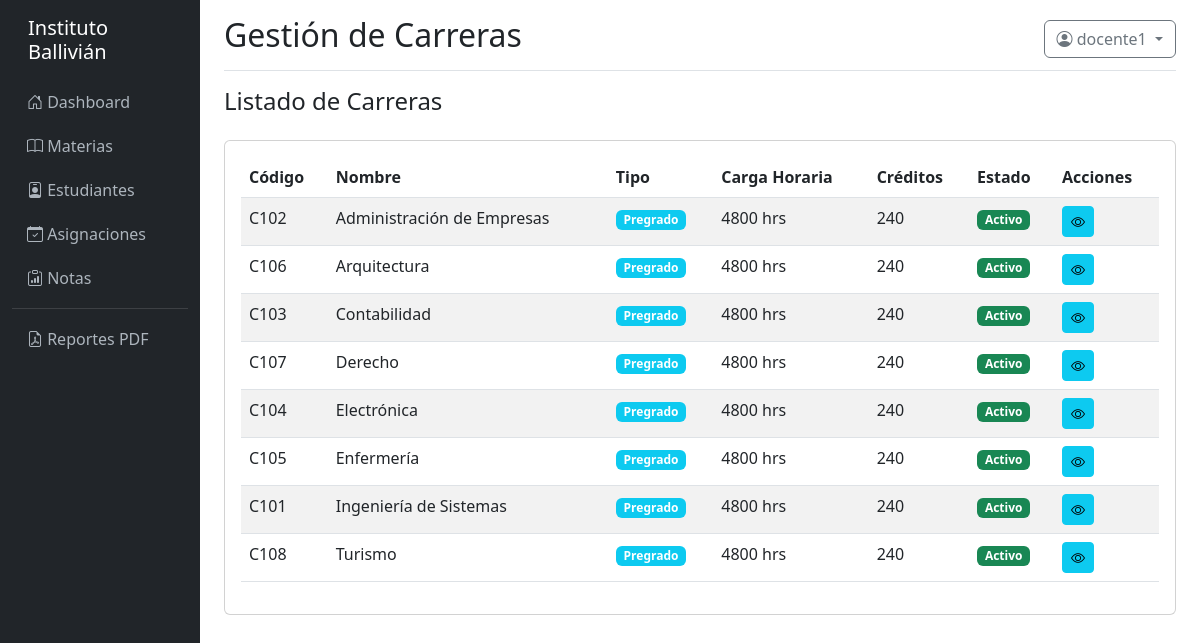
The app's page /carreras/ (signed in) with its own data.
### models/__init__.py (models this page shows, shortened)
class Usuario(UserMixin, db.Model):
    __tablename__ = 'usuario'
    id = db.Column(db.Integer, primary_key=True)
    username = db.Column(db.String(100), unique=True, nullable=False)
    email = db.Column(db.String(150))
    password_hash = db.Column(db.String(255), nullable=False)
    persona_id = db.Column(db.Integer, db.ForeignKey('persona.id'))
    estudiante_id = db.Column(db.Integer, db.ForeignKey('estudiante.id'))
    docente_id = db.Column(db.Integer, db.ForeignKey('docente.id'))
    activo = db.Column(db.Boolean, default=True)
    ultimo_login = db.Column(db.DateTime)
    created_at = db.Column(db.DateTime, default=datetime.utcnow)
    updated_at = db.Column(db.DateTime, onupdate=datetime.utcnow)
    roles = db.relationship('Rol', secondary=usuario_rol, backref='usuarios')
    def tiene_permiso(self, nombre_permiso):
        for rol in self.roles:
            for permiso in rol.permisos:
                if permiso.nombre == nombre_permiso:
                    return True
        return False

class Carrera(db.Model):
    __tablename__ = 'carrera'
    id = db.Column(db.Integer, primary_key=True)
    codigo = db.Column(db.String(30), unique=True, nullable=False)
    nombre = db.Column(db.String(255), nullable=False)
    descripcion = db.Column(db.Text)
    tipo = db.Column(db.Enum('Pregrado', 'Tecnico', 'Posgrado', 'Diplomado', 'Otro'), default='Pregrado')
    carga_horaria = db.Column(db.Integer, default=0)
    creditos = db.Column(db.Integer)
    fecha_creacion = db.Column(db.Date)
    activo = db.Column(db.Boolean, default=True)
    created_at = db.Column(db.DateTime, default=datetime.utcnow)
    updated_at = db.Column(db.DateTime, onupdate=datetime.utcnow)
    materias = db.relationship('Materia', backref='carrera', lazy=True, cascade='all, delete-orphan')
    inscripciones = db.relationship('Inscripcion', backref='carrera', lazy=True)
    asignaciones = db.relationship('Asignacion', backref='carrera', lazy=True)

### controllers/carrera_controller.py (the view)
@carrera_bp.route('/')
@login_required
def index():
    page = request.args.get('page', 1, type=int)
    carreras = Carrera.query.order_by(Carrera.nombre).paginate(page=page, per_page=10, error_out=False)
    return render_template('carrera/index.html', carreras=carreras)

### templates/carrera/index.html (shortened to what this page needs)
{% extends "base.html" %}
{% block page_title %}Gestión de Carreras{% endblock %}
{% block content %}
<div class="d-flex justify-content-between align-items-center mb-3">
    <h4>Listado de Carreras</h4>
</div>
<div class="card">
    <div class="card-body">
        <div class="table-responsive">
            <table class="table table-striped table-hover">
                <thead>
                    <tr>
                        <th>Código</th>
                        <th>Nombre</th>
                        <th>Tipo</th>
                        <th>Carga Horaria</th>
                        <th>Créditos</th>
                        <th>Estado</th>
                        <th>Acciones</th>
                    </tr>
                </thead>
                <tbody>
                    {% for carrera in carreras.items %}
                    <tr>
                        <td>{{ carrera.codigo }}</td>
                        <td>{{ carrera.nombre }}</td>
                        <td><span class="badge bg-info">{{ carrera.tipo }}</span></td>
                        <td>{{ carrera.carga_horaria }} hrs</td>
                        <td>{{ carrera.creditos }}</td>
                        <td>
                            {% if carrera.activo %}
                                <span class="badge bg-success">Activo</span>
                            {% else %}
                                <span class="badge bg-secondary">Inactivo</span>
                            {% endif %}
                        </td>
                        <td>
                            <div class="btn-group btn-group-sm">
                                <a href="{{ url_for('carrera.detalle', id=carrera.id) }}" class="btn btn-info" title="Ver">
                                    <i class="bi bi-eye"></i>
                                </a>
                            </div>
                        </td>
                    </tr>
                    {% else %}
                    <tr>
                        <td colspan="7" class="text-center">No hay carreras registradas</td>
                    </tr>
                    {% endfor %}
                </tbody>
            </table>
        </div>
    </div>
</div>
{% endblock %}

### templates/base.html (shortened to what this page needs)
<!DOCTYPE html>
<html lang="es">
<head>
    <link href="https://cdn.jsdelivr.net/npm/bootstrap@5.3.0/dist/css/bootstrap.min.css" rel="stylesheet">
    <link rel="stylesheet" href="https://cdn.jsdelivr.net/npm/bootstrap-icons@1.11.0/font/bootstrap-icons.css">
</head>
<body>
    <div class="container-fluid">
        <div class="row">
            {% if current_user.is_authenticated %}
            <nav class="col-md-2 col-lg-2 d-md-block sidebar">
                <div class="position-sticky pt-3">
                    <h5 class="text-white px-3 mb-3">Instituto Ballivián</h5>
                    <ul class="nav flex-column">
                        <li class="nav-item">
                            <a class="nav-link" href="{{ url_for('main.dashboard') }}">
                                <i class="bi bi-house-door"></i> Dashboard
                            </a>
                        </li>
                        {% if current_user.tiene_permiso('ver_materias') %}
                        <li class="nav-item">
                            <a class="nav-link" href="{{ url_for('materia.index') }}">
                                <i class="bi bi-book"></i> Materias
                            </a>
                        </li>
                        {% endif %}
                        {% if current_user.tiene_permiso('ver_estudiantes') %}
                        <li class="nav-item">
                            <a class="nav-link" href="{{ url_for('estudiante.index') }}">
                                <i class="bi bi-person-badge"></i> Estudiantes
                            </a>
                        </li>
                        {% endif %}
                        {% if current_user.tiene_permiso('ver_asignaciones') %}
                        <li class="nav-item">
                            <a class="nav-link" href="{{ url_for('asignacion.index') }}">
                                <i class="bi bi-calendar-check"></i> Asignaciones
                            </a>
                        </li>
                        {% endif %}
                        {% if current_user.tiene_permiso('ver_notas') %}
                        <li class="nav-item">
                            <a class="nav-link" href="{{ url_for('nota.index') }}">
                                <i class="bi bi-clipboard-data"></i> Notas
                            </a>
                        </li>
                        {% endif %}
                        <hr class="text-white-50 my-2">
                        <li class="nav-item">
                            <a class="nav-link" href="{{ url_for('reporte.index') }}">
                                <i class="bi bi-file-earmark-pdf"></i> Reportes PDF
                            </a>
                        </li>
                    </ul>
                </div>
            </nav>
            {% endif %}
            <main class="col-md-10 ms-sm-auto col-lg-10 px-md-4">
                {% if current_user.is_authenticated %}
                <div class="d-flex justify-content-between flex-wrap flex-md-nowrap align-items-center pt-3 pb-2 mb-3 border-bottom">
                    <h1 class="h2">{% block page_title %}Dashboard{% endblock %}</h1>
                    <div class="btn-toolbar mb-2 mb-md-0">
                        <div class="dropdown">
                            <button class="btn btn-outline-secondary dropdown-toggle" type="button" id="userDropdown" data-bs-toggle="dropdown">
                                <i class="bi bi-person-circle"></i> {{ current_user.username }}
                            </button>
                        </div>
                    </div>
                </div>
                {% endif %}
                {% block content %}{% endblock %}
            </main>
        </div>
    </div>
</body>
</html>

### templates/base.html (style rules this page uses)
.sidebar { min-height: 100vh; background-color: #212529; }
.sidebar a { color: #adb5bd; text-decoration: none; padding: 10px 15px; display: block; }

### records on screen
Usuario: username "docente1"
Carrera: codigo "C102", nombre "Administración de Empresas", tipo "Pregrado", carga_horaria "4800", creditos "240", activo "Activo"
Carrera: codigo "C106", nombre "Arquitectura", tipo "Pregrado", carga_horaria "4800", creditos "240", activo "Activo"
Carrera: codigo "C103", nombre "Contabilidad", tipo "Pregrado", carga_horaria "4800", creditos "240", activo "Activo"
Carrera: codigo "C107", nombre "Derecho", tipo "Pregrado", carga_horaria "4800", creditos "240", activo "Activo"
Carrera: codigo "C104", nombre "Electrónica", tipo "Pregrado", carga_horaria "4800", creditos "240", activo "Activo"
Carrera: codigo "C105", nombre "Enfermería", tipo "Pregrado", carga_horaria "4800", creditos "240", activo "Activo"
Carrera: codigo "C101", nombre "Ingeniería de Sistemas", tipo "Pregrado", carga_horaria "4800", creditos "240", activo "Activo"
Carrera: codigo "C108", nombre "Turismo", tipo "Pregrado", carga_horaria "4800", creditos "240", activo "Activo"
